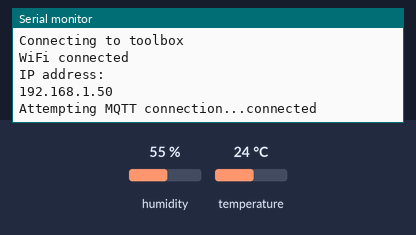
Recording of a sketch running on a simulated Arduino MKR. Shown: the last lines printed to the serial monitor. The inputs (shaded band) are chosen by the test bench; at power-on: humidity 55 %, temperature 24 °C. WiFi joins after 1.5 s; servers stay silent unless stated; no MQTT or app messages arrive unless stated.

Above: at 2.7 s.
2.8 s: humidity set to 15 %
At 5.8 s:
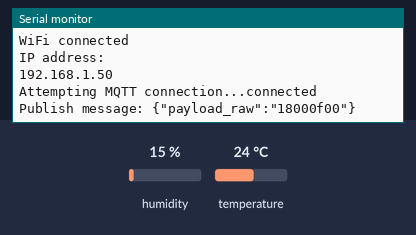
11.5 s: temperature set to 12 °C
At 16.1 s:
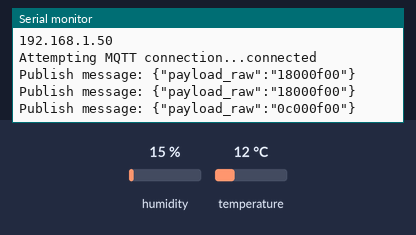
21.5 s: humidity set to 22 %
At 26.3 s:
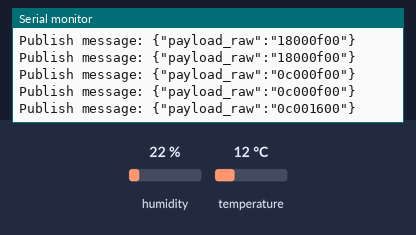
31.5 s: temperature set to 19 °C
At 35.4 s:
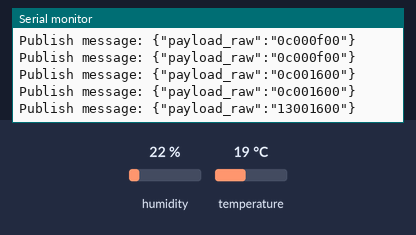

The sketch:

kl_mqtt_mkr1000.ino
```cpp
#include <Adafruit_Sensor.h>
#include <DHT.h>
#include <DHT_U.h>

#define DHTPIN 4
#define DHTTYPE DHT11

#include <WiFi101.h>
#include <PubSubClient.h>

const char* ssid = "toolbox";
const char* password = "Toolbox.Torino";

const char* mqtt_server = "10.100.15.54";
const char* client_name = "thn4-mkr";
const char* topic = "/sigfox/hacknight/devices/thn4-mkr/up";

DHT_Unified dht(DHTPIN, DHTTYPE);
WiFiClient net;
PubSubClient client(net);

int lastMsg;

typedef struct __attribute__ ((packed)) kiotlog_payload {
  int16_t dhtTemperature;
  uint16_t dhtHumidity;
} KiotlogPayload;

KiotlogPayload klPayload;
int klPayloadLen = sizeof(klPayload);
char *klPayloadBuf = (char *)&klPayload;

void setup() {
  Serial.begin(115200);
  setup_wifi();
  client.setServer(mqtt_server, 1883);
  dht.begin();
}

void setup_wifi() {

  delay(10);
  // We start by connecting to a WiFi network
  Serial.println();
  Serial.print("Connecting to ");
  Serial.println(ssid);

  WiFi.begin(ssid, password);

  while (WiFi.status() != WL_CONNECTED) {
    delay(500);
    Serial.print(".");
  }

  Serial.println("");
  Serial.println("WiFi connected");
  Serial.println("IP address: ");
  Serial.println(WiFi.localIP());
}

void reconnect() {
  // Loop until we're reconnected
  while (!client.connected()) {
    Serial.print("Attempting MQTT connection...");
    // Attempt to connect
    if (client.connect(client_name)) {
      Serial.println("connected");
    } else {
      Serial.print("failed, rc=");
      Serial.print(client.state());
      Serial.println(" try again in 5 seconds");
      // Wait 5 seconds before retrying
      delay(5000);
    }
  }
}

/// Convert byte array to hex string
String hexilify(const char* buf, const size_t len)
{
  String hex;

  hex.reserve(len * 2);

  for (size_t i = 0; i < len; i++) {
    if (buf[i] < 16)
      hex += "0";
    hex += String(buf[i], HEX);
  }

  return hex;
}

// Fill payload struct with measured data
void fillPayload()
{
  sensors_event_t event_temp, event_hum;
  dht.temperature().getEvent(&event_temp);
  dht.humidity().getEvent(&event_hum);

  // Send previous measures if current ones are failing
  klPayload.dhtTemperature = isnan(event_temp.temperature) ? klPayload.dhtTemperature : event_temp.temperature;
  klPayload.dhtHumidity = isnan(event_hum.relative_humidity) ? klPayload.dhtHumidity : event_hum.relative_humidity;
}

void loop() {

  if (!client.connected()) {
    reconnect();
  }
  client.loop();
  delay(10);

  long now = millis();
  if (now - lastMsg > 5000) {

    fillPayload();

    // Create a simple JSON message
    // with data as hex string
    // as in Sigfox API.
    String msg = "{\"payload_raw\":\"";
    msg += hexilify(klPayloadBuf, klPayloadLen);
    msg += "\"}";

    Serial.print("Publish message: ");
    Serial.println(msg);
    client.publish(topic, msg.c_str());
    lastMsg = now;
  }
}
```

Measured:
- after the input at 2.8 s, the serial monitor: prints a new line after 2.2 s (image 1)
- after the input at 11.5 s, the serial monitor: prints a new line after 3.5 s (image 2)
- after the input at 21.5 s, the serial monitor: prints a new line after 3.5 s (image 3)
- after the input at 31.5 s, the serial monitor: prints a new line after 3.5 s (image 4)
